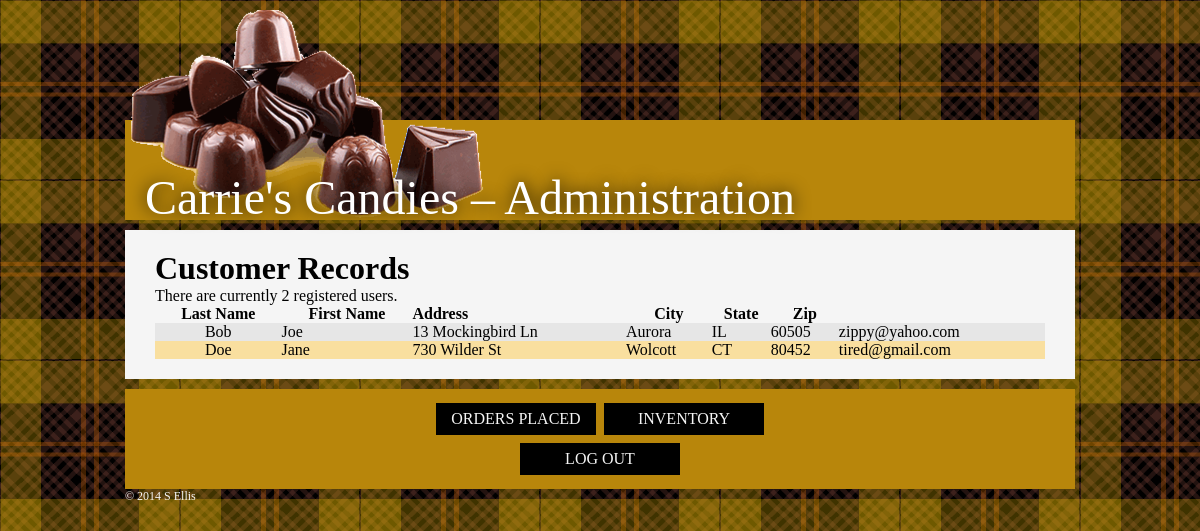
The app's page /admin.php (signed in) with its own data.
### tables this page shows
CREATE TABLE `t_users` (
  `userID` int(10) unsigned NOT NULL AUTO_INCREMENT,
  `fName` varchar(50) NOT NULL,
  `lName` varchar(50) NOT NULL,
  `addr` varchar(150) NOT NULL,
  `town` varchar(150) NOT NULL,
  `steCode` char(2) NOT NULL,
  `zip` int(5) unsigned NOT NULL,
  `email` varchar(60) NOT NULL,
  `pass` char(40) NOT NULL,
  `userAccess` enum('cust','admin') NOT NULL,
  PRIMARY KEY (`userID`),
  UNIQUE KEY `email` (`email`),
  KEY `login` (`email`,`pass`)
);

### html/includes/table.inc.php (the view, shortened to what this page needs)
<?php
$display = 10;
if (isset($_GET['s']) && is_numeric($_GET['s'])) {
	$start = $_GET['s'];
} else {
	$start = 0;
}
$q = "SELECT * FROM t_users WHERE userAccess!=99 ORDER BY lName ASC LIMIT $start, $display";
$r = @mysqli_query ($dbc, $q);
$num = mysqli_num_rows($r);
echo "<p>There are currently $num registered users.</p>\n";
if(mysqli_affected_rows($dbc) == 0) {
    echo '<p class="error">There are currently no registered users.</p>';
}elseif(mysqli_num_rows($r)>0) {
	echo '<table align="center" cellspacing="0" cellpadding="5" width="100%"><tr>';
	echo '<th>Last Name</th>
	    <th>First Name</th>
	    <th align="left">Address</th>
	    <th>City</th>
	    <th>State</th>
	    <th>Zip</th>
	</tr>';
	$bg = '#f9df9f';
	while ($row = mysqli_fetch_array($r, MYSQLI_ASSOC)) {
            $bg = ($bg=='#f9df9f' ? '#e6e6e6' : '#f9df9f');
	    echo '<tr bgcolor="' . $bg . '">';
            echo '<td align="center">' . $row['lName'] . '</td>
		<td align="left">' . $row['fName'] . '</td>
		<td align="left">' . $row['addr'] . '</td>
		<td align="left">' . $row['town'] . '</td>
		<td align="left">' . $row['steCode'] . '</td>
		<td align="left">' . $row['zip'] . '</td>
                <td align="left">' . $row['email'] . '</td>
	    </tr>';
	}
	echo '</table>';
}
?>

### html/css/style.css (style rules this page uses)
* { margin:0; padding:0; }
body { background-image: url('../images/repeat_background_gradient_checked.png'); background-size: 15%; font-size: 100%; margin: 0; }
#wrapper { width: 80%; max-width: 950px; margin: 10px auto; }
#header { background-image: url('../images/types-of-chocolates2.png'), url('../images/headingColor.jpg'); background-position: -1% 60%, bottom ; background-repeat: no-repeat, repeat-x; margin: 0; height: 210px; }
#footer { color: #f5f5f5; font-size: .75em; }
.title { font-size: 3em; font-weight: normal; color: #ffffff; text-shadow: black 0 0 .35em; padding-top: 160px; padding-left: 20px; }
#section { margin: 0; }
.content { background-color: #f5f5f5; padding: 20px 30px; margin: 10px 0; }
#nav { background-color: #b8860b; padding: 10px 0; text-align: center; line-height: 2em; }
a.navlink:link { color: #f5f5f5; text-decoration: none; }
a.navlink { display: inline-block; background-color: #000; margin: 4px 2px; width: 10em; text-transform: uppercase; }

### records on screen
t_users: lName "Bob", fName "Joe", addr "13 Mockingbird Ln", town "Aurora", steCode "IL", zip "60505", email "zippy@yahoo.com"
t_users: lName "Doe", fName "Jane", addr "730 Wilder St", town "Wolcott", steCode "CT", zip "80452", email "tired@gmail.com"

### other values on screen
$num "2"
